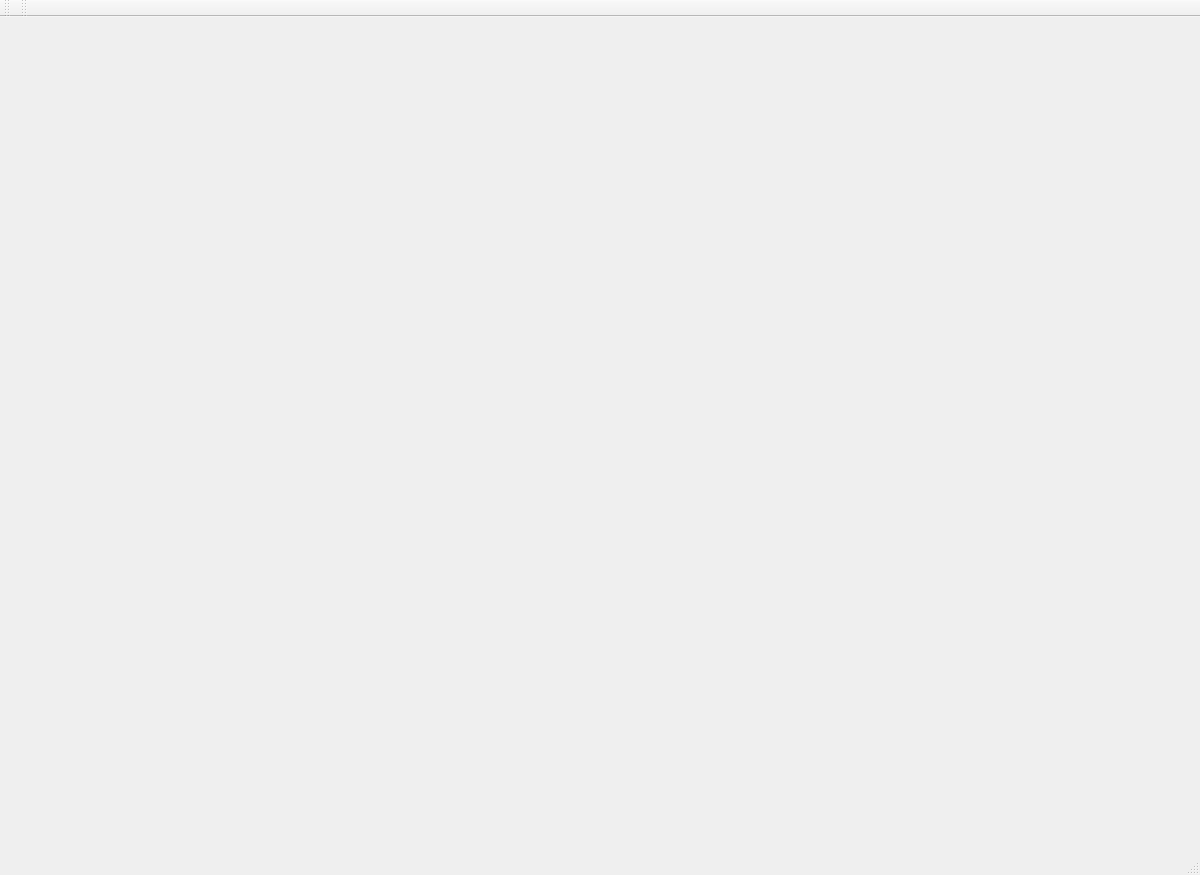
<?xml version="1.0" encoding="UTF-8"?>
<ui version="4.0">
 <class>MainWindow</class>
 <widget class="QMainWindow" name="MainWindow">
  <property name="geometry">
   <rect>
    <x>0</x>
    <y>0</y>
    <width>1200</width>
    <height>875</height>
   </rect>
  </property>
  <property name="windowTitle">
   <string>MainWindow</string>
  </property>
  <widget class="QWidget" name="centralWidget"/>
  <widget class="QMenuBar" name="menuBar">
   <property name="geometry">
    <rect>
     <x>0</x>
     <y>0</y>
     <width>1200</width>
     <height>23</height>
    </rect>
   </property>
  </widget>
  <widget class="QToolBar" name="mainToolBar">
   <attribute name="toolBarArea">
    <enum>TopToolBarArea</enum>
   </attribute>
   <attribute name="toolBarBreak">
    <bool>false</bool>
   </attribute>
  </widget>
  <widget class="QStatusBar" name="statusBar"/>
  <widget class="QToolBar" name="toolBar">
   <property name="windowTitle">
    <string>toolBar</string>
   </property>
   <attribute name="toolBarArea">
    <enum>TopToolBarArea</enum>
   </attribute>
   <attribute name="toolBarBreak">
    <bool>false</bool>
   </attribute>
  </widget>
 </widget>
 <layoutdefault spacing="6" margin="11"/>
 <resources/>
 <connections/>
</ui>
